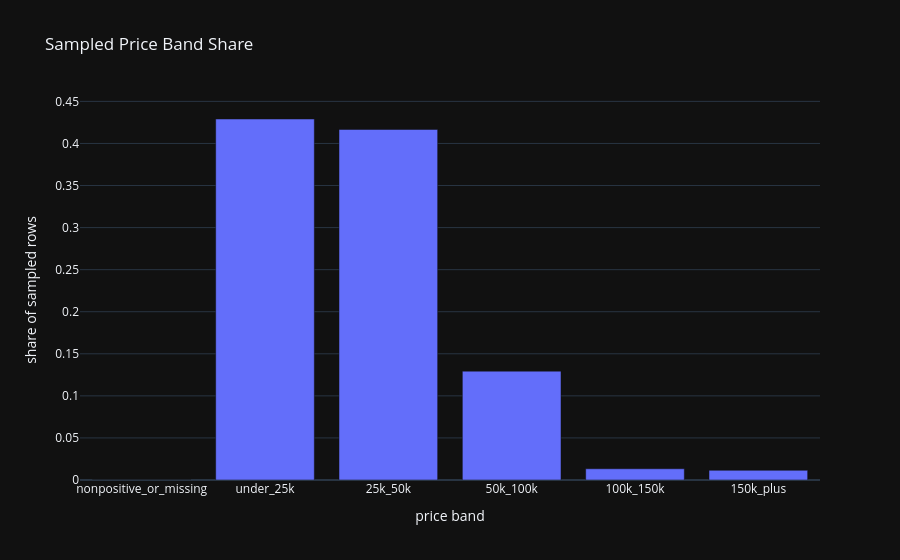

The code cell stored with this chart in its notebook:
### Code cell
fig = px.bar(price_band_summary, x='price_band', y='share', title='Sampled Price Band Share')
fig.update_layout(xaxis_title='price band', yaxis_title='share of sampled rows')
fig.show()

### Figure 1 — Plotly figure (JSON) as saved in the notebook; plotly's stock layout.template omitted (floating-point values rounded to 4 significant figures)
{"data": [{"hovertemplate": "price_band=%{x}<br>share=%{y}<extra></extra>", "legendgroup": "", "marker": {"color": "#636efa", "pattern": {"shape": ""}}, "name": "", "orientation": "v", "showlegend": false, "textposition": "auto", "x": ["nonpositive_or_missing", "under_25k", "25k_50k", "50k_100k", "100k_150k", "150k_plus"], "xaxis": "x", "y": [0.0, 0.4291, 0.4167, 0.1294, 0.01333, 0.01153], "yaxis": "y", "type": "bar"}], "layout": {"xaxis": {"anchor": "y", "domain": [0.0, 1.0], "title": {"text": "price band"}}, "yaxis": {"anchor": "x", "domain": [0.0, 1.0], "title": {"text": "share of sampled rows"}}, "legend": {"tracegroupgap": 0}, "title": {"text": "Sampled Price Band Share"}, "barmode": "relative"}}
